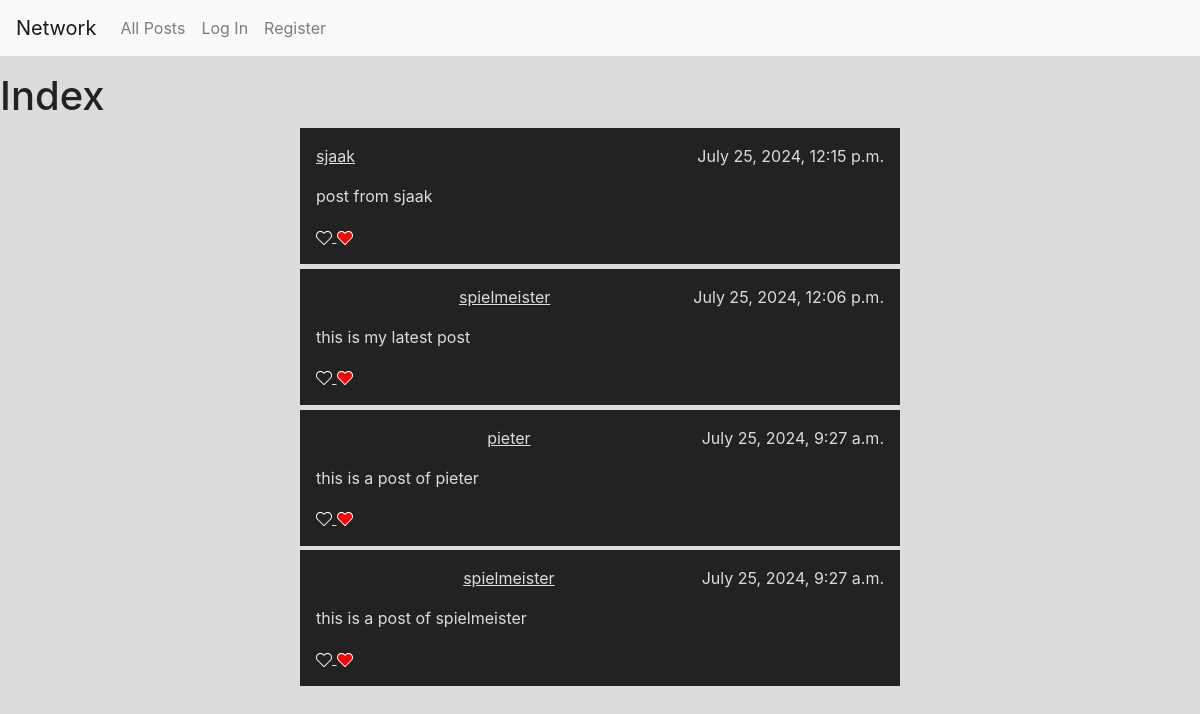
The page / on the database its author committed.
### network/models.py (models this page shows)
class Post(models.Model):
    user = models.ForeignKey(User, on_delete=models.CASCADE)
    content = models.CharField(max_length=9999)
    timestamp = models.DateTimeField(default=timezone.now())

class User(AbstractUser):
    pass

### network/views.py (the view, shortened to what this page needs)
# urls.py: path("", views.index, name="index"),
def index(request):
    result = Post.objects.all().order_by("-timestamp")
    p = Paginator(result, 10)
    try:
        page = int(request.GET.get("page", 1))
        if page == "" or page < 1:
            page = 1
        elif page > p.num_pages:
            page = p.num_pages
    except:
        page = 1
    posts = p.page(page).object_list
    next = False
    previous = False
    if page > 1:
        previous = page - 1
    if page < p.num_pages:
        next = page + 1
    return render(request, "network/index.html",{
        "posts":posts,
        "next": next,
        "previous": previous,
        "title": "Index",
        })

### network/templates/network/index.html (shortened to what this page needs)
{% extends "network/layout.html" %}
{% load static %}
{% block body %}
<h1>{{ title }}</h1>
<div id="post-list">
    {% for post in posts %}
    <div class="post">
        <div class="post-top">
            <p class="post-user"><a href="{% url 'profile' post.user.id%}">{{ post.user }}</a></p>
            <p class="post-timestamp">{{ post.timestamp }}</p>
        </div>
        <div class="post-body">
            <p>{{ post.content }}</p>
        </div>
        <div class="post-bottom">
            <a href="{% url 'like' post.id %}">
        </div>
    </div>
    {% endfor %}
</div>
{% endblock %}

### network/static/network/styles/styles.css (style rules this page uses)
body { background-color: #dcdcdc; color: #222222; }
#post-list { width: 100vw; display: flex; flex-direction: column; align-items: center; }
#post-list .post { width: 50vw; background-color: #222222; color: #dcdcdc; padding: 1em; margin-bottom: 0.3em; }
#post-list .post a { color: #dcdcdc; text-decoration: underline; }
#post-list .post .post-top { display: flex; flex-direction: row; justify-content: space-between; }
#post-list .post .post-bottom { display: flex; flex-direction: row; }
#post-list .post .post-bottom svg { width: 1em; height: 1em; }

### rows shown on the page
Post: user "sjaak", timestamp "July 25, 2024, 12:15 p.m.", content "post from sjaak"
Post: user "spielmeister", timestamp "July 25, 2024, 12:06 p.m.", content "this is my latest post"
Post: user "pieter", timestamp "July 25, 2024, 9:27 a.m.", content "this is a post of pieter"
Post: user "spielmeister", timestamp "July 25, 2024, 9:27 a.m.", content "this is a post of spielmeister"

### other values the page prints
{{ title }} "Index"
